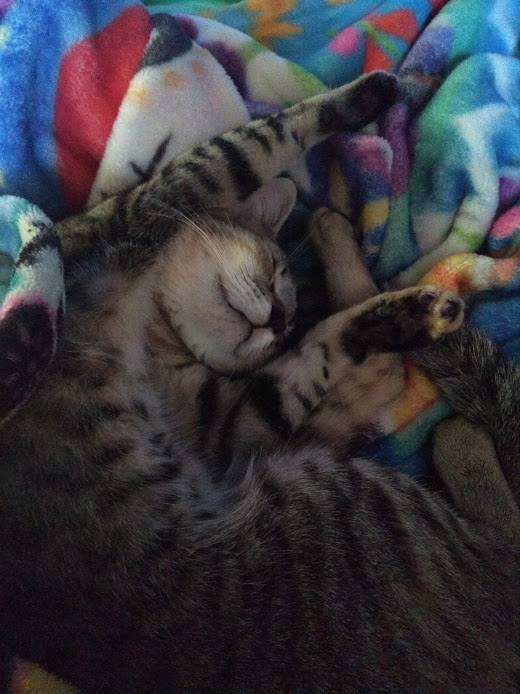
#> input picture lab/practica1/mina.jpeg, 520 x 694 px, found by its file name
$ python copy_image.py
#> lines starting #> are read from the running program, lines starting #| are printed output that depends on the picture
#> further down, img is the input picture: shape (694, 520, 3); mean B, G, R 62.6, 56.5, 57.3
### class_exercises/python-approach/ap_0/grey_conversion.py
import numpy as np
import math
import cv2 as cv
import pysnooper
import utils
import normalize

#PIXEL[row][column]
# print(img[0][0])

# RGB Red Green Blue
# OPENCV retrieves Blue Green Red
#RED VALUE
# print(img[0,0,2])

# Grey Conversion formula
# G = fr*R + fg*G + fb*B
# Pregunta: ¿siempre se hace un floor o se hace un redondeo de acuerdo al decimal?
# Siempre se trunca el valor para que no salga de los límites.
def convert_to_greyscale(image):
  grey_matrix = []
  red_freq = 1/3
  green_freq = 1/3
  blue_freq = 1/3
  for i, row in enumerate(image):
    row_pixels = list(map(lambda pixel: math.trunc(blue_freq*pixel[0] + green_freq*pixel[1] + red_freq*pixel[2]),row))
    grey_matrix.append(row_pixels)
#> after the loop, grey_matrix = 694 items
  greyscale = np.array(grey_matrix)
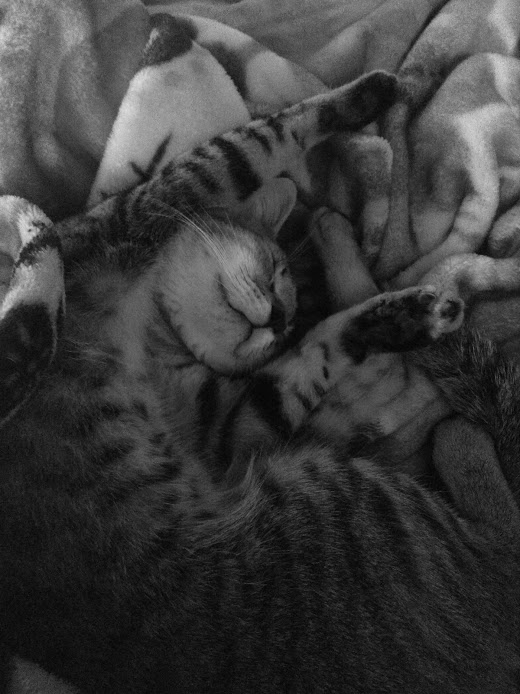
#> greyscale: shape (694, 520) int64; min 0, max 223, mean 58.4
  greyscale = normalize.normal(greyscale, 'greyscale_normalized.txt')
  return greyscale

# [7 lines left out: function main, not called in this run]

# [2 lines that do not run on import are left out]

### class_exercises/python-approach/ap_0/normalize.py
import numpy as np
import math
import utils

def normal(matrix,name_matrix):
#> called with name_matrix = 'greyscale_normalized.txt'
  max_value = matrix.max()
#> max_value = 223
  min_value = matrix.min()
#> min_value = 0
  if min_value < 0:
    new_matrix = down_to_up(matrix,min_value)
    utils.print_matrix(name_matrix,new_matrix)
    return normal(new_matrix,name_matrix)
  elif max_value > 255:
    new_matrix = up_to_down(matrix,max_value)
    utils.print_matrix(name_matrix,new_matrix)
    return normal(new_matrix,name_matrix)
  else:
    return matrix

# [19 lines left out: functions up_to_down, down_to_up, not called in this run]

### class_exercises/python-approach/ap_0/copy_image.py
import numpy as np
import cv2 as cv
import grey_conversion as grey_cv
import utils

def copy_image(image):
  copied_image = image
  return copied_image

img = cv.imread("../mina.jpeg")
grey_img = grey_cv.convert_to_greyscale(img)
copied_image = copy_image(grey_img)
cv.imwrite("mina_copied.png", copied_image)
